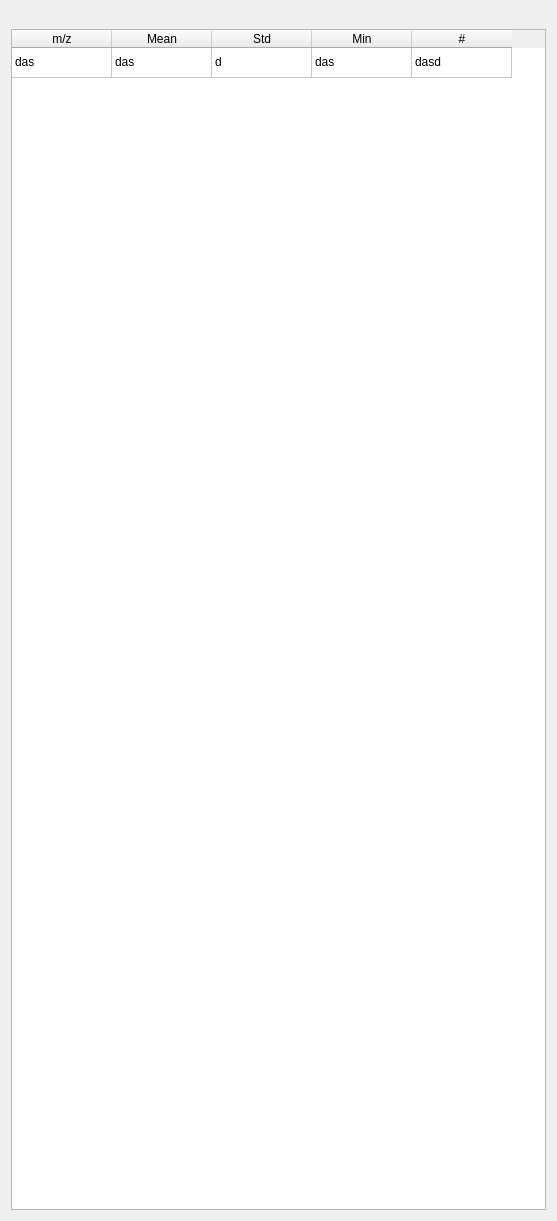
<?xml version="1.0" encoding="UTF-8"?>
<ui version="4.0">
 <class>m2DataStatistics</class>
 <widget class="QWidget" name="m2DataStatistics">
  <property name="enabled">
   <bool>true</bool>
  </property>
  <property name="geometry">
   <rect>
    <x>0</x>
    <y>0</y>
    <width>557</width>
    <height>1221</height>
   </rect>
  </property>
  <property name="sizePolicy">
   <sizepolicy hsizetype="Preferred" vsizetype="Preferred">
    <horstretch>0</horstretch>
    <verstretch>0</verstretch>
   </sizepolicy>
  </property>
  <property name="minimumSize">
   <size>
    <width>0</width>
    <height>0</height>
   </size>
  </property>
  <property name="maximumSize">
   <size>
    <width>16777215</width>
    <height>16777215</height>
   </size>
  </property>
  <property name="windowTitle">
   <string>m2DataStatistics</string>
  </property>
  <property name="styleSheet">
   <string notr="true"/>
  </property>
  <layout class="QVBoxLayout" name="verticalLayout">
   <item>
    <widget class="QmitkSingleNodeSelectionWidget" name="spectrumImageSelector" native="true"/>
   </item>
   <item>
    <widget class="QmitkSingleNodeSelectionWidget" name="labelImageSelector" native="true"/>
   </item>
   <item>
    <widget class="QmitkSingleNodeSelectionWidget" name="peakListSelector" native="true"/>
   </item>
   <item>
    <widget class="QTableWidget" name="table">
     <property name="sizePolicy">
      <sizepolicy hsizetype="Expanding" vsizetype="MinimumExpanding">
       <horstretch>0</horstretch>
       <verstretch>0</verstretch>
      </sizepolicy>
     </property>
     <property name="selectionBehavior">
      <enum>QAbstractItemView::SelectRows</enum>
     </property>
     <attribute name="verticalHeaderVisible">
      <bool>false</bool>
     </attribute>
     <row>
      <property name="text">
       <string>1</string>
      </property>
     </row>
     <column>
      <property name="text">
       <string>m/z</string>
      </property>
     </column>
     <column>
      <property name="text">
       <string>Mean</string>
      </property>
     </column>
     <column>
      <property name="text">
       <string>Std</string>
      </property>
     </column>
     <column>
      <property name="text">
       <string>Min</string>
      </property>
     </column>
     <column>
      <property name="text">
       <string>#</string>
      </property>
     </column>
     <item row="0" column="0">
      <property name="text">
       <string>das</string>
      </property>
     </item>
     <item row="0" column="1">
      <property name="text">
       <string>das</string>
      </property>
     </item>
     <item row="0" column="2">
      <property name="text">
       <string>d</string>
      </property>
     </item>
     <item row="0" column="3">
      <property name="text">
       <string>das</string>
      </property>
     </item>
     <item row="0" column="4">
      <property name="text">
       <string>dasd</string>
      </property>
     </item>
    </widget>
   </item>
  </layout>
 </widget>
 <layoutdefault spacing="6" margin="11"/>
 <customwidgets>
  <customwidget>
   <class>QmitkSingleNodeSelectionWidget</class>
   <extends>QWidget</extends>
   <header>QmitkSingleNodeSelectionWidget.h</header>
   <container>1</container>
  </customwidget>
 </customwidgets>
 <resources/>
 <connections/>
</ui>
